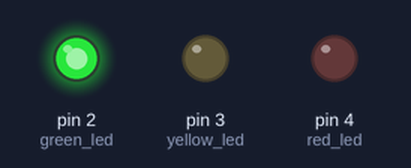
Simulated run of this sketch. Board: Arduino Uno, built with avr-gcc and run on an emulated ATmega328P. On the bench: output pins drawn as LEDs (lit = HIGH).

Above: at 2.5 s.
At 7.1 s:
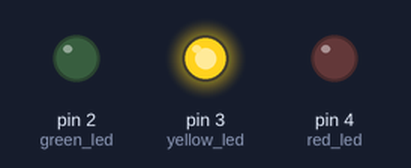
At 8.2 s:
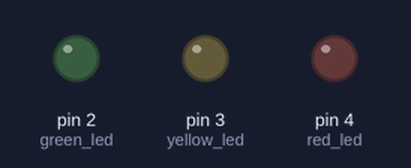
At 11.8 s:
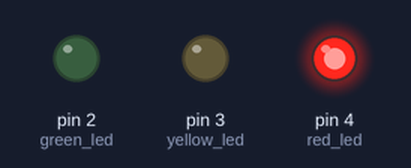
Timing chart, 0 to 19.2 s (numbered marks = the images above):
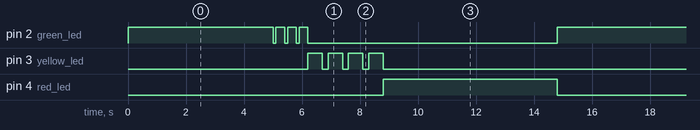

The sketch:

semaphore_sketch.ino
```cpp
int green_led = 2;
int yellow_led = 3;
int red_led = 4;

void setup() {
  // put your setup code here, to run once:
  pinMode(green_led, OUTPUT);
  pinMode(yellow_led, OUTPUT);
  pinMode(red_led, OUTPUT);
}

void loop() {
  // put your main code here, to run repeatedly:
  digitalWrite(green_led, HIGH);
  delay(5000);
  for(int i=0; i<3; i++) {
    digitalWrite(green_led, LOW);
    delay(100);
    digitalWrite(green_led, HIGH);
    delay(300);
  }
  digitalWrite(green_led, LOW);
  digitalWrite(yellow_led, HIGH);
  delay(500);
  for(int i=0; i<3; i++){
    digitalWrite(yellow_led, LOW);
    delay(200);
    digitalWrite(yellow_led, HIGH);
    delay(500);
  }
  digitalWrite(yellow_led, LOW);
  digitalWrite(red_led, HIGH);
  delay(6000);
  digitalWrite(red_led, LOW);
}
```

Measured:
- by itself, pin 2 (green_led): repeats every 14.8 s: 3 × (LOW 0.10 s, HIGH 0.30 s), LOW 8.6 s, HIGH 5.0 s
- by itself, pin 3 (yellow_led): repeats every 14.8 s: 3 × (LOW 0.20 s, HIGH 0.50 s), LOW 12.2 s, HIGH 0.50 s
- by itself, pin 4 (red_led): alternates HIGH for 6.0 s and LOW for 8.8 s
